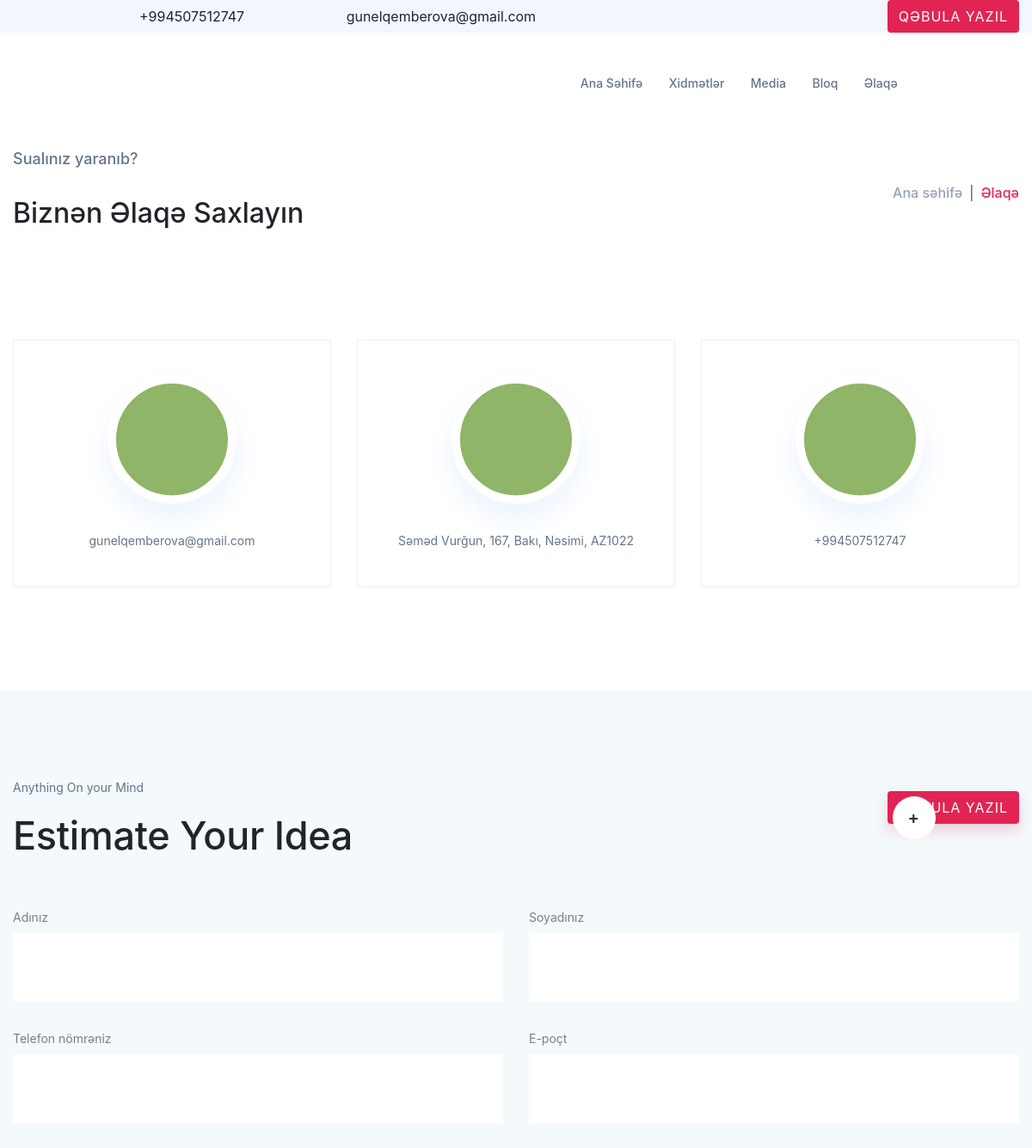
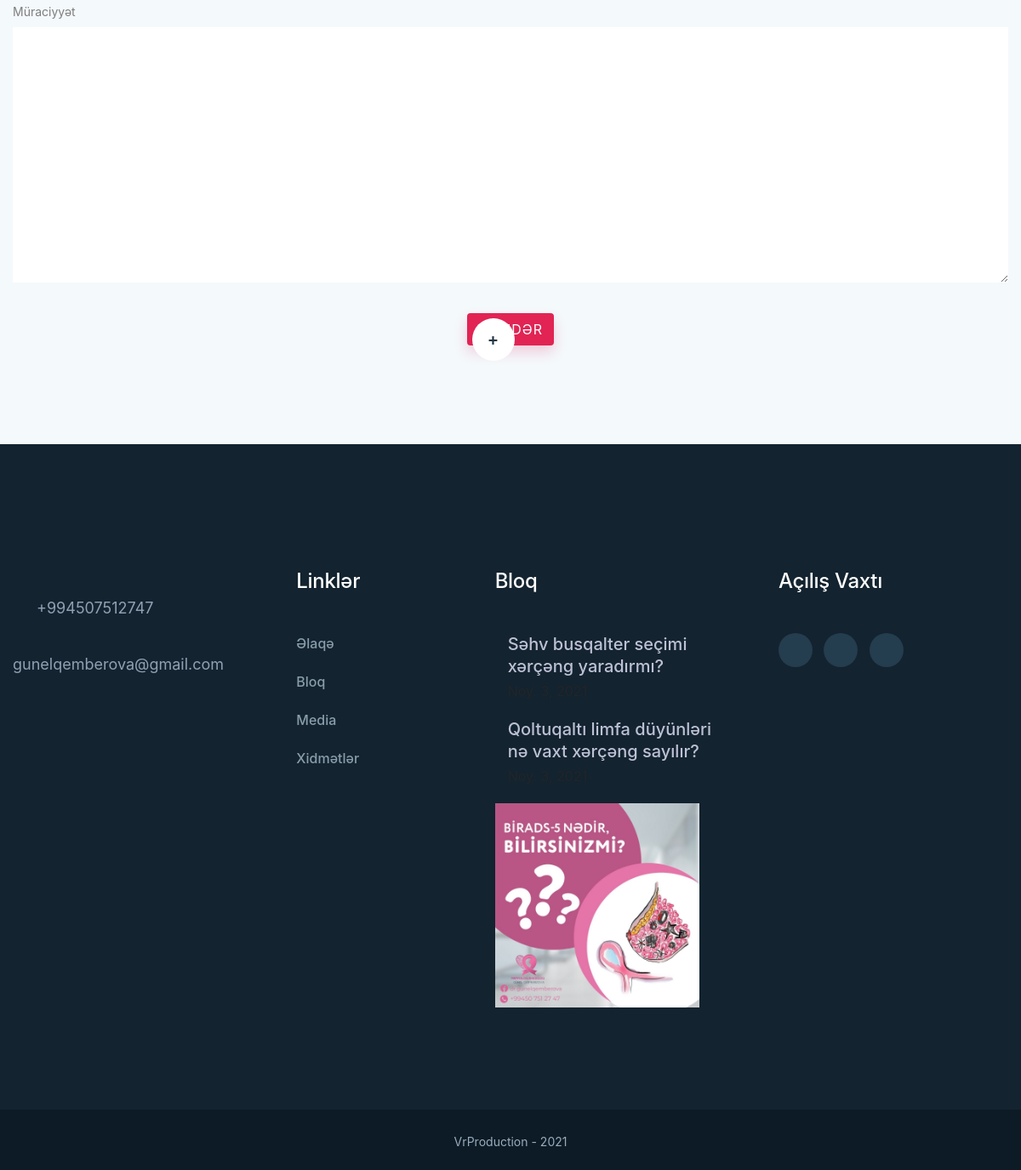
The app's page /əlaqə/ with its own data (2 pictures, top to bottom).
### medical_app/models.py (models this page shows, shortened)
class BaşlıqNömrəEpoct(models.Model):
    number = models.CharField(max_length=20, help_text="Maksimum 20 hərif")
    email = models.CharField(max_length=30, help_text="Maksimum 30 hərif")

class Footer_Bloq(models.Model):
    foto = models.ImageField(upload_to='media/')
    bloq_seyfenin_bashliq_postu = models.TextField(max_length=300, help_text="Maksimum 300 hərif")
    vaxt = models.DateField()

### blog_app/models.py (models this page shows, shortened)
class SosialŞəbəkəLinkləri(models.Model):
    facebook_url = models.TextField(max_length=500, help_text="FaceBook profilinizin Linki")
    youtube_url = models.TextField(max_length=500, help_text="YouTube kanalinizin Linki")
    instagram_url = models.TextField(max_length=500, help_text="Instagram profilinizin Linki")

### contact_app/models.py (models this page shows, shortened)
class Gmail(models.Model):
    gmail = models.EmailField(max_length=50, help_text='Maksimum 50 hərif')

class Məkan(models.Model):
    mekan = models.TextField(max_length=100, help_text='Maksimum 100 həif')

class BizəZəng(models.Model):
    nomre = models.CharField(max_length=50,help_text='Maksimum 50 simvol')

### contact_app/templates/elaqe.html (shortened to what this page needs)
{% load static %}
<!doctype html>
<html class="no-js" lang="zxx">
<head>
    <link rel="stylesheet" href="{% static 'css/owl.carousel.min.css' %}">
    <link rel="stylesheet" href="{% static 'css/animate.min.css' %}">
    <link rel="stylesheet" href="{% static 'css/nice-select.css' %}">
    <link rel="stylesheet" href="{% static 'css/magnific-popup.css'%}">
    <link rel="stylesheet" href="{% static 'css/all.min.css' %}">
    <link rel="stylesheet" href="{% static 'css/meanmenu.css' %}">
    <link rel="stylesheet" href="{% static 'css/slick.css' %}">
    <link rel="stylesheet" href="{% static 'css/default.css' %}">
    <link rel="stylesheet" href="{% static 'css/style.css' %}">
    <link rel="stylesheet" href="{% static 'css/responsive.css'%}">
    <link rel="stylesheet" href="{% static 'css/bootstrap.min.css' %}">
</head>
<body>
    <header>
        <div class="top-bar d-none d-md-block">
            <div class="container">
                <div class="row d-flex align-items-center">
                    <div class="col-xl-6 offset-xl-1 col-lg-6 offset-lg-1 col-md-7 offset-md-1">
                        <div class="header-info">
                            {% for numbers in numberemail %}
                            <span><i class="fas fa-phone"></i> +{{numbers.number}}</span>
                            <span style="margin-left: 3em;"><i class="fas fa-envelope"></i> {{numbers.email}}</span>
                            {% endfor %}
                        </div>
                    </div>
                    <div class="col-xl-5 col-lg-5 col-md-4">
                        <div class="header-top-right-btn f-right">
                            <a href="appoinment.html" class="btn">Qəbula Yazıl</a>
                        </div>
                    </div>
                </div>
            </div>
        </div>
        <div class="header-menu-area">
            <div class="container">
                <div class="row">
                    <div class="col-xl-3 col-lg-3 col-md-5 d-flex align-items-center">
                    </div>
                    <div class="col-xl-9 col-lg-9 col-md-9">
                        <div class="header-right f-right">
                            <div class="header-social-icons f-right d-none d-xl-block">
                                <ul>
                                    {% for i in haqqimda %}
                                    <li><a target="_blank" href="{{ i.facebook_url }}"><i class="fab fa-facebook-f"></i></a></li>
                                    <li><a target="_blank" href="{{ i.youtube.url }}"><i class="fab fa-youtube"></i></a></li>
                                    <li><a target="_blank" href="{{ i.instagram_url }}"><i class="fab fa-instagram"></i></a></li>
                                    {% endfor %}
                                </ul>
                            </div>
                        </div>
                        <div class="header__menu f-right">
                            <nav id="mobile-menu">
                                <ul>
                                    <li><a href="{% url 'homepage' %}">Ana Səhifə</a></li>
                                    <li><a href="{% url 'xidmetler' %}">Xidmətlər</a></li>
                                    <li><a href="{% url 'media' %}">Media</a></li>
                                    <li><a href="{% url 'blog' %}">Bloq</a></li>
                                    <li><a href="{% url 'contact' %}">Əlaqə</a></li>
                                </ul>
                            </nav>
                        </div>
                    </div>
                    <div class="col-12">
                    </div>
                </div>
            </div>
        </div>
    </header>
    <main>
            <div class="container">
                <div class="row">
                    <div class="col-lg-9 col-md-9">
                        <div class="page-title">
                            <p class="small-text pb-15">Sualınız yaranıb?</p>
                            <h2>Biznən Əlaqə Saxlayın</h2>
                        </div>
                    </div>
                    <div class="col-lg-3 col-md-3 d-flex justify-content-start justify-content-md-end align-items-center">
                        <div class="page-breadcumb">
                            <nav aria-label="breadcrumb">
                                <ol class="breadcrumb ">
                                    <li class="breadcrumb-item">
                                        <a href="{% url 'homepage' %}">Ana səhifə</a>
                                    </li>
                                    <li class="breadcrumb-item active" aria-current="page">Əlaqə</li>
                                </ol>
                            </nav>
                        </div>
                    </div>
                </div>
            </div>
        <section class="contact-area pt-120 pb-90" data-background="assets/img/bg/bg-map.png">
            <div class="container">
                <div class="row">
                    <div class="col-xl-4 col-lg-4 col-md-4">
                        <div class="contact text-center mb-30">
                            <i class="fas fa-envelope"></i>
                            {% for i in gmail %}
                            <p>{{ i.gmail }}</p>
                            {% endfor %}
                        </div>
                    </div>
                    <div class="col-xl-4 col-lg-4 col-md-4">
                        <div class="contact text-center mb-30">
                            <i class="fas fa-map-marker-alt"></i>
                            {% for i in mekan %}
                            <p>{{ i.mekan }}</p>
                            {% endfor %}
                        </div>
                    </div>
                    <div class="col-xl-4  col-lg-4 col-md-4 ">
                        <div class="contact text-center mb-30">
                            <i class="fas fa-phone"></i>
                            {% for i in bizezeng %}
                            <p>+{{ i.nomre }}</p>
                            {% endfor %}
                        </div>
                    </div>
                </div>
            </div>
        </section>
        <section class="contact-form-area gray-bg pt-100 pb-100">
            <div class="container">
                <div class="form-wrapper">
                    <div class="row align-items-center">
                        <div class="col-xl-8 col-lg-8">
                            <div class="section-title mb-55">
                                <p> Anything On your Mind</p>
                                <h1>Estimate Your Idea</h1>
                            </div>
                        </div>
                        <div class="col-xl-4 col-lg-3 d-none d-xl-block ">
                            <div class="section-link mb-80 text-right">
                                <a data-animation="fadeInLeft" data-delay=".6s" href="appoinment.html" class="btn btn-icon ml-0"><span>+</span>Qəbula Yazıl</a>
                            </div>
                        </div>
                    </div>
                    <div class="contact-form">
                        <form id="contact-form" action="#">
                            <div class="row">
                                <div class="col-lg-6">
                                    <div class="form-box user-icon mb-30">
                                        <label for="">Adınız</label>
                                        <input type="text" name="adtext" >
                                    </div>
                                </div>
                                <div class="col-lg-6">
                                    <div class="form-box user-icon mb-30">
                                        <label for="">Soyadınız</label>
                                        <input type="text" name="soyadtext">
                                    </div>
                                </div>
                                <div class="col-lg-6">
                                    <div class="form-box email-icon mb-30">
                                        <label for="">Telefon nömrəniz</label>
                                        <input type="text" name="telefon">
                                    </div>
                                </div>
                                <div class="col-lg-6">
                                    <div class="form-box phone-icon mb-30">
                                        <label for="">E-poçt</label>
                                        <input type="text" name="mal">
                                    </div>
                                </div>
                                <div class="col-lg-12">
                                    <div class="form-box message-icon mb-30">
                                        <label for="">Müraciyyət</label>
                                        <textarea name="subject" cols="30" rows="10" ></textarea>
                                    </div>
                                    <div class="contact-btn text-center">
                                        <button class="btn btn-icon ml-0" type="submit"><span>+</span>Göndər</button>
                                    </div>
                                </div>
                            </div>
                        </form>
                    </div>
                </div>
            </div>
        </section>
    </main>
    <footer>
        <div class="footer-top primary-bg footer-map pos-rel pt-120 pb-80">
            <div class="container">
                <div class="row justify-content-between">
                    <div class="col-xl-3 col-lg-6 col-md-6">
                        <div class="footer-contact-info footer-contact-info-3 mb-40">
                            <div class="footer-logo mb-35">
                            </div>
                            <div class="footer-emailing">
                                <ul>
                                    {% for numbers in numberemail %}
                                    <li><i class="far fa-phone"></i>+{{numbers.number}}</li>
                                    <li><i class="far fa-envelope"></i>{{numbers.email}}</li>
                                    {% endfor %}
                                </ul>
                            </div>
                        </div>
                    </div>
                    <div class="col-xl-2 col-lg-6 col-md-6">
                        <div class="footer-widget h4footer-widget mb-40">
                            <div class="footer-title">
                                <h3>Linklər</h3>
                            </div>
                            <div class="footer-menu footer-menu-2 h4footer-menu">
                                <ul>
                                    <li><a href="{% url 'contact' %}">Əlaqə</a></li>
                                    <li><a href="{% url 'blog' %}">Bloq</a></li>
                                    <li><a href="{% url 'media' %}">Media</a></li>
                                    <li><a href="{% url 'xidmetler' %}">Xidmətlər</a></li>
                                </ul>
                            </div>
                        </div>
                    </div>
                    <div class="col-xl-3 col-lg-6 col-md-6">
                        <div class="footer-widget h4footer-widget mb-40">
                            <div class="footer-title">
                                <h3>Bloq</h3>
                            </div>
                            <div class="blog-feeds pr-15">
                                {% for i in footer_bloq %}
                                <div class="signle-blog-feeds mb-20">
                                    <div class="blog-feeds-thumb">
                                        <a href="news-details.html"><img src="{{ i.foto.url }}" alt=""></a>
                                    </div>
                                    <div class="blog-feeds-text">
                                        <h5><a href="news-details.html">{{ i.bloq_seyfenin_bashliq_postu }}</a></h5>
                                        <span class="feeds-date">{{ i.vaxt }}</span>
                                    </div>
                                </div>
                                {% endfor %}
                            </div>
                        </div>
                    </div>
                    <div class="col-xl-3 col-lg-6 col-md-6">
                        <div class="footer-widget h4footer-widget mb-40">
                            <div class="footer-title">
                                <h3>Açılış Vaxtı</h3>
                            </div>
                            <div class="h4footer-social">
                                <ul class="list-inline">
                                    {% for i in haqqimda %}
                                    <li><a href="{{ i.facebook_url }}" title="Facebook"><i
                                                class="fa fa-facebook"></i></a></li>
                                    <li><a href="{{ i.instagram_url }}" title="Instagram"><i
                                                class="fa fa-instagram"></i></a></li>
                                    <li><a href="{{ i.youtube_url }}" title="Youtube"><i class="fa fa-youtube"></i></a>
                                    </li>
                                    {% endfor %}
                                </ul>
                            </div>
                        </div>
                    </div>
                </div>
            </div>
        </div>
        <div class="footer-bottom pt-25 pb-20">
            <div class="container">
                <div class="row">
                    <div class="col-xl-12">
                        <div class="footer-copyright footer-copyright-3 text-center">
                            <p>VrProduction - 2021</p>
                        </div>
                    </div>
                </div>
            </div>
        </div>
    </footer>
</body>
</html>

### static/css/default.css (style rules this page uses)
.mb-20 { margin-bottom: 20px; }
.mb-30 { margin-bottom: 30px; }
.mb-35 { margin-bottom: 35px; }
.mb-40 { margin-bottom: 40px; }
.mb-55 { margin-bottom: 55px; }
.mb-80 { margin-bottom: 80px; }
.pt-25 { padding-top: 25px; }
.pt-100 { padding-top: 100px; }
.pt-120 { padding-top: 120px; }
.pb-15 { padding-bottom: 15px; }
.pb-20 { padding-bottom: 20px; }
.pb-80 { padding-bottom: 80px; }
.pb-90 { padding-bottom: 90px; }
.pb-100 { padding-bottom: 100px; }
.pr-15 { padding-right: 15px; }
.gray-bg { background: #f4f9fc; }
.primary-bg { background: #13232f; }
.pos-rel { position: relative; }
.list-inline li { display: inline-block; }

### static/css/responsive.css (style rules this page uses)
@media (min-width: 992px) and (max-width: 1200px) { .header__menu ul li { margin-left: 26px; } }
@media (min-width: 992px) and (max-width: 1200px) { .section-title h1 { font-size: 45px; } }
@media (min-width: 992px) and (max-width: 1200px) { .signle-blog-feeds { overflow: hidden; } }

### records on screen
BaşlıqNömrəEpoct: number "994507512747", email "gunelqemberova@gmail.com"
Gmail: gmail "gunelqemberova@gmail.com"
Məkan: mekan "Səməd Vurğun, 167, Bakı, Nəsimi, AZ1022"
BizəZəng: nomre "994507512747"
Footer_Bloq: bloq_seyfenin_bashliq_postu "Səhv busqalter seçimi xərçəng yaradırmı?"
Footer_Bloq: bloq_seyfenin_bashliq_postu "Qoltuqaltı limfa düyünləri nə vaxt xərçəng sayılır?"
Footer_Bloq: foto (picture)
